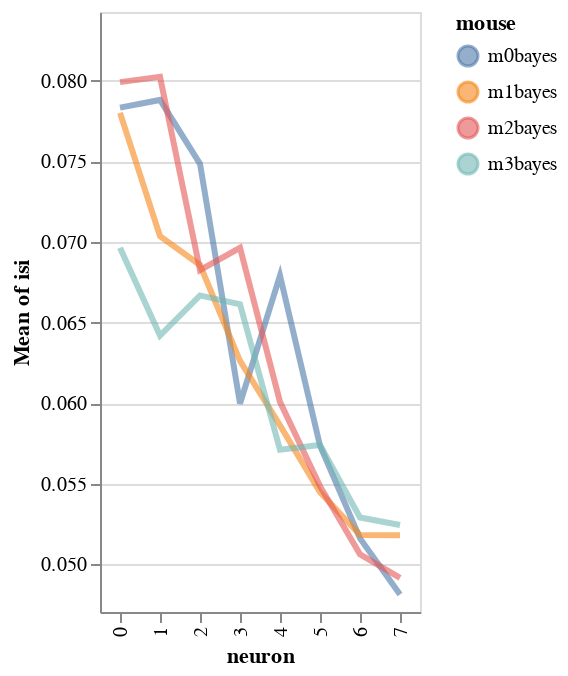

The notebook cell saved with this chart:
### Markdown cell above
## Appendix: Elements of interactivity (WIP)

### Code cell
import altair as alt
y='isi'
color='mouse'
x='neuron'

base=alt.Chart(df).encode(
            x=x,
            color=f'{color}',
            y=alt.Y(f'mean({y})',
                    scale=alt.Scale(zero=False,
                                    domain=list(np.quantile(df[y], [.05, .95])))),
)
highlight = alt.selection(type='single', on='mouseover',
                          fields=[color], nearest=True)


lines=base.mark_line(clip=True, fill=None, opacity=.6, ).encode(
            size=alt.condition(~highlight, alt.value(1), alt.value(3))
        )
points = base.mark_circle().encode(
    opacity=alt.value(0),
    #axis=alt.Axis(labels=False, tickCount=0, title='')
).add_selection(
    highlight
)

lines+points

### Figure 1 — Vega-Lite specification as saved in the notebook (floating-point values rounded to 4 significant figures)
{"config": {"view": {"continuousWidth": 400, "continuousHeight": 300}}, "layer": [{"mark": {"type": "line", "clip": true, "fill": null, "opacity": 0.6}, "encoding": {"color": {"type": "nominal", "field": "mouse"}, "size": {"condition": {"value": 1, "selection": {"not": "selector002"}}, "value": 3}, "x": {"type": "nominal", "field": "neuron"}, "y": {"type": "quantitative", "aggregate": "mean", "field": "isi", "scale": {"domain": [0.04704, 0.08428], "zero": false}}}}, {"mark": "circle", "encoding": {"color": {"type": "nominal", "field": "mouse"}, "opacity": {"value": 0}, "x": {"type": "nominal", "field": "neuron"}, "y": {"type": "quantitative", "aggregate": "mean", "field": "isi", "scale": {"domain": [0.04704, 0.08428], "zero": false}}}, "selection": {"selector002": {"type": "single", "on": "mouseover", "fields": ["mouse"], "nearest": true}}}], "data": {"name": "data-a85d715fbd001485978fdb3f59e26cd0"}, "$schema": "https://vega.github.io/schema/vega-lite/v4.8.1.json", "datasets": {"data-a85d715fbd001485978fdb3f59e26cd0": [{"neuron_code": 0, "i_trial": 0, "stim": 0, "mouse_code": 0, "neuron": "0", "mouse": "m0bayes", "neuron_x_mouse": "m0bayes0", "log_firing_rate": 2.016, "Firing rate": 103.6, "firing_rate": 103.6, "i_spike": 48.0, "isi": 0.07266}, {"neuron_code": 0, "i_trial": 0, "stim": 1, "mouse_code": 0, "neuron": "0", "mouse": "m0bayes", "neuron_x_mouse": "m0bayes0", "log_firing_rate": 1.845, "Firing rate": 69.96, "firing_rate": 69.96, "i_spike": 41.5, "isi": 0.08331}, {"neuron_code": 0, "i_trial": 1, "stim": 0, "mouse_code": 0, "neuron": "0", "mouse": "m0bayes", "neuron_x_mouse": "m0bayes0", "log_firing_rate": 1.763, "Firing rate": 57.92, "firing_rate": 57.92, "i_spike": 42.5, "isi": 0.08263}, {"neuron_code": 0, "i_trial": 1, "stim": 1, "mouse_code": 0, "neuron": "0", "mouse": "m0bayes", "neuron_x_mouse": "m0bayes0", "log_firing_rate": 1.711, "Firing rate": 51.37, "firing_rate": 51.37, "i_spike": 43.0, "isi": 0.07476}, {"neuron_code": 1, "i_trial": 0, "stim": 0, "mouse_code": 0, "neuron": "1", "mouse": "m0bayes", "neuron_x_mouse": "m0bayes1", "log_firing_rate": 3.529, "Firing rate": 3382.0, "firing_rate": 3382.0, "i_spike": 39.0, "isi": 0.08926}, {"neuron_code": 1, "i_trial": 0, "stim": 1, "mouse_code": 0, "neuron": "1", "mouse": "m0bayes", "neuron_x_mouse": "m0bayes1", "log_firing_rate": 1.929, "Firing rate": 85.02, "firing_rate": 85.02, "i_spike": 43.5, "isi": 0.08025}, {"neuron_code": 1, "i_trial": 1, "stim": 0, "mouse_code": 0, "neuron": "1", "mouse": "m0bayes", "neuron_x_mouse": "m0bayes1", "log_firing_rate": 1.893, "Firing rate": 78.1, "firing_rate": 78.1, "i_spike": 51.5, "isi": 0.06597}, {"neuron_code": 1, "i_trial": 1, "stim": 1, "mouse_code": 0, "neuron": "1", "mouse": "m0bayes", "neuron_x_mouse": "m0bayes1", "log_firing_rate": 1.804, "Firing rate": 63.67, "firing_rate": 63.67, "i_spike": 43.5, "isi": 0.07979}, {"neuron_code": 2, "i_trial": 0, "stim": 0, "mouse_code": 0, "neuron": "2", "mouse": "m0bayes", "neuron_x_mouse": "m0bayes2", "log_firing_rate": 1.888, "Firing rate": 77.21, "firing_rate": 77.21, "i_spike": 41.0, "isi": 0.0848}, {"neuron_code": 2, "i_trial": 0, "stim": 1, "mouse_code": 0, "neuron": "2", "mouse": "m0bayes", "neuron_x_mouse": "m0bayes2", "log_firing_rate": 2.327, "Firing rate": 212.1, "firing_rate": 212.1, "i_spike": 58.0, "isi": 0.0606}, {"neuron_code": 2, "i_trial": 1, "stim": 0, "mouse_code": 0, "neuron": "2", "mouse": "m0bayes", "neuron_x_mouse": "m0bayes2", "log_firing_rate": 1.987, "Firing rate": 97.09, "firing_rate": 97.09, "i_spike": 41.5, "isi": 0.08302}, {"neuron_code": 2, "i_trial": 1, "stim": 1, "mouse_code": 0, "neuron": "2", "mouse": "m0bayes", "neuron_x_mouse": "m0bayes2", "log_firing_rate": 1.787, "Firing rate": 61.18, "firing_rate": 61.18, "i_spike": 48.0, "isi": 0.07101}, {"neuron_code": 3, "i_trial": 0, "stim": 0, "mouse_code": 0, "neuron": "3", "mouse": "m0bayes", "neuron_x_mouse": "m0bayes3", "log_firing_rate": 2.429, "Firing rate": 268.7, "firing_rate": 268.7, "i_spike": 55.0, "isi": 0.06318}, {"neuron_code": 3, "i_trial": 0, "stim": 1, "mouse_code": 0, "neuron": "3", "mouse": "m0bayes", "neuron_x_mouse": "m0bayes3", "log_firing_rate": 2.262, "Firing rate": 182.8, "firing_rate": 182.8, "i_spike": 58.0, "isi": 0.05932}, {"neuron_code": 3, "i_trial": 1, "stim": 0, "mouse_code": 0, "neuron": "3", "mouse": "m0bayes", "neuron_x_mouse": "m0bayes3", "log_firing_rate": 1.76, "Firing rate": 57.48, "firing_rate": 57.48, "i_spike": 53.5, "isi": 0.06546}, {"neuron_code": 3, "i_trial": 1, "stim": 1, "mouse_code": 0, "neuron": "3", "mouse": "m0bayes", "neuron_x_mouse": "m0bayes3", "log_firing_rate": 2.238, "Firing rate": 172.9, "firing_rate": 172.9, "i_spike": 65.0, "isi": 0.05194}, {"neuron_code": 4, "i_trial": 0, "stim": 0, "mouse_code": 0, "neuron": "4", "mouse": "m0bayes", "neuron_x_mouse": "m0bayes4", "log_firing_rate": 1.678, "Firing rate": 47.6, "firing_rate": 47.6, "i_spike": 42.5, "isi": 0.08136}, {"neuron_code": 4, "i_trial": 0, "stim": 1, "mouse_code": 0, "neuron": "4", "mouse": "m0bayes", "neuron_x_mouse": "m0bayes4", "log_firing_rate": 2.127, "Firing rate": 133.9, "firing_rate": 133.9, "i_spike": 56.5, "isi": 0.06193}, {"neuron_code": 4, "i_trial": 1, "stim": 0, "mouse_code": 0, "neuron": "4", "mouse": "m0bayes", "neuron_x_mouse": "m0bayes4", "log_firing_rate": 1.941, "Firing rate": 87.29, "firing_rate": 87.29, "i_spike": 56.5, "isi": 0.06177}, {"neuron_code": 4, "i_trial": 1, "stim": 1, "mouse_code": 0, "neuron": "4", "mouse": "m0bayes", "neuron_x_mouse": "m0bayes4", "log_firing_rate": 1.77, "Firing rate": 58.9, "firing_rate": 58.9, "i_spike": 52.0, "isi": 0.06658}, {"neuron_code": 5, "i_trial": 0, "stim": 0, "mouse_code": 0, "neuron": "5", "mouse": "m0bayes", "neuron_x_mouse": "m0bayes5", "log_firing_rate": 1.944, "Firing rate": 87.95, "firing_rate": 87.95, "i_spike": 59.0, "isi": 0.05874}, {"neuron_code": 5, "i_trial": 0, "stim": 1, "mouse_code": 0, "neuron": "5", "mouse": "m0bayes", "neuron_x_mouse": "m0bayes5", "log_firing_rate": 2.131, "Firing rate": 135.3, "firing_rate": 135.3, "i_spike": 55.5, "isi": 0.06226}, {"neuron_code": 5, "i_trial": 1, "stim": 0, "mouse_code": 0, "neuron": "5", "mouse": "m0bayes", "neuron_x_mouse": "m0bayes5", "log_firing_rate": 1.999, "Firing rate": 99.83, "firing_rate": 99.83, "i_spike": 64.0, "isi": 0.05473}, {"neuron_code": 5, "i_trial": 1, "stim": 1, "mouse_code": 0, "neuron": "5", "mouse": "m0bayes", "neuron_x_mouse": "m0bayes5", "log_firing_rate": 1.933, "Firing rate": 85.76, "firing_rate": 85.76, "i_spike": 63.0, "isi": 0.05371}, {"neuron_code": 6, "i_trial": 0, "stim": 0, "mouse_code": 0, "neuron": "6", "mouse": "m0bayes", "neuron_x_mouse": "m0bayes6", "log_firing_rate": 2.309, "Firing rate": 203.6, "firing_rate": 203.6, "i_spike": 64.0, "isi": 0.0541}, {"neuron_code": 6, "i_trial": 0, "stim": 1, "mouse_code": 0, "neuron": "6", "mouse": "m0bayes", "neuron_x_mouse": "m0bayes6", "log_firing_rate": 1.946, "Firing rate": 88.35, "firing_rate": 88.35, "i_spike": 69.5, "isi": 0.05059}, {"neuron_code": 6, "i_trial": 1, "stim": 0, "mouse_code": 0, "neuron": "6", "mouse": "m0bayes", "neuron_x_mouse": "m0bayes6", "log_firing_rate": 2.063, "Firing rate": 115.6, "firing_rate": 115.6, "i_spike": 70.5, "isi": 0.04968}, {"neuron_code": 6, "i_trial": 1, "stim": 1, "mouse_code": 0, "neuron": "6", "mouse": "m0bayes", "neuron_x_mouse": "m0bayes6", "log_firing_rate": 2.001, "Firing rate": 100.2, "firing_rate": 100.2, "i_spike": 66.0, "isi": 0.05206}, {"neuron_code": 7, "i_trial": 0, "stim": 0, "mouse_code": 0, "neuron": "7", "mouse": "m0bayes", "neuron_x_mouse": "m0bayes7", "log_firing_rate": 2.407, "Firing rate": 255.2, "firing_rate": 255.2, "i_spike": 82.5, "isi": 0.04205}, {"neuron_code": 7, "i_trial": 0, "stim": 1, "mouse_code": 0, "neuron": "7", "mouse": "m0bayes", "neuron_x_mouse": "m0bayes7", "log_firing_rate": 2.079, "Firing rate": 120.0, "firing_rate": 120.0, "i_spike": 68.5, "isi": 0.05124}, {"neuron_code": 7, "i_trial": 1, "stim": 0, "mouse_code": 0, "neuron": "7", "mouse": "m0bayes", "neuron_x_mouse": "m0bayes7", "log_firing_rate": 1.878, "Firing rate": 75.57, "firing_rate": 75.57, "i_spike": 66.5, "isi": 0.05182}, {"neuron_code": 7, "i_trial": 1, "stim": 1, "mouse_code": 0, "neuron": "7", "mouse": "m0bayes", "neuron_x_mouse": "m0bayes7", "log_firing_rate": 1.943, "Firing rate": 87.7, "firing_rate": 87.7, "i_spike": 73.5, "isi": 0.04736}, {"neuron_code": 8, "i_trial": 0, "stim": 0, "mouse_code": 1, "neuron": "0", "mouse": "m1bayes", "neuron_x_mouse": "m1bayes0", "log_firing_rate": 1.854, "Firing rate": 71.42, "firing_rate": 71.42, "i_spike": 49.5, "isi": 0.06957}, {"neuron_code": 8, "i_trial": 0, "stim": 1, "mouse_code": 1, "neuron": "0", "mouse": "m1bayes", "neuron_x_mouse": "m1bayes0", "log_firing_rate": 2.46, "Firing rate": 288.5, "firing_rate": 288.5, "i_spike": 44.5, "isi": 0.07513}, {"neuron_code": 8, "i_trial": 1, "stim": 0, "mouse_code": 1, "neuron": "0", "mouse": "m1bayes", "neuron_x_mouse": "m1bayes0", "log_firing_rate": 1.82, "Firing rate": 66.05, "firing_rate": 66.05, "i_spike": 41.5, "isi": 0.08142}, {"neuron_code": 8, "i_trial": 1, "stim": 1, "mouse_code": 1, "neuron": "0", "mouse": "m1bayes", "neuron_x_mouse": "m1bayes0", "log_firing_rate": 2.127, "Firing rate": 133.9, "firing_rate": 133.9, "i_spike": 39.0, "isi": 0.08596}, {"neuron_code": 9, "i_trial": 0, "stim": 0, "mouse_code": 1, "neuron": "1", "mouse": "m1bayes", "neuron_x_mouse": "m1bayes1", "log_firing_rate": 1.963, "Firing rate": 91.88, "firing_rate": 91.88, "i_spike": 48.5, "isi": 0.06874}, {"neuron_code": 9, "i_trial": 0, "stim": 1, "mouse_code": 1, "neuron": "1", "mouse": "m1bayes", "neuron_x_mouse": "m1bayes1", "log_firing_rate": 1.783, "Firing rate": 60.64, "firing_rate": 60.64, "i_spike": 52.5, "isi": 0.06636}, {"neuron_code": 9, "i_trial": 1, "stim": 0, "mouse_code": 1, "neuron": "1", "mouse": "m1bayes", "neuron_x_mouse": "m1bayes1", "log_firing_rate": 1.739, "Firing rate": 54.77, "firing_rate": 54.77, "i_spike": 45.0, "isi": 0.07829}, {"neuron_code": 9, "i_trial": 1, "stim": 1, "mouse_code": 1, "neuron": "1", "mouse": "m1bayes", "neuron_x_mouse": "m1bayes1", "log_firing_rate": 2.186, "Firing rate": 153.5, "firing_rate": 153.5, "i_spike": 51.5, "isi": 0.06805}, {"neuron_code": 10, "i_trial": 0, "stim": 0, "mouse_code": 1, "neuron": "2", "mouse": "m1bayes", "neuron_x_mouse": "m1bayes2", "log_firing_rate": 1.985, "Firing rate": 96.56, "firing_rate": 96.56, "i_spike": 47.0, "isi": 0.07369}, {"neuron_code": 10, "i_trial": 0, "stim": 1, "mouse_code": 1, "neuron": "2", "mouse": "m1bayes", "neuron_x_mouse": "m1bayes2", "log_firing_rate": 2.014, "Firing rate": 103.2, "firing_rate": 103.2, "i_spike": 56.5, "isi": 0.06116}, {"neuron_code": 10, "i_trial": 1, "stim": 0, "mouse_code": 1, "neuron": "2", "mouse": "m1bayes", "neuron_x_mouse": "m1bayes2", "log_firing_rate": 1.632, "Firing rate": 42.89, "firing_rate": 42.89, "i_spike": 54.5, "isi": 0.06428}, {"neuron_code": 10, "i_trial": 1, "stim": 1, "mouse_code": 1, "neuron": "2", "mouse": "m1bayes", "neuron_x_mouse": "m1bayes2", "log_firing_rate": 1.724, "Firing rate": 53.01, "firing_rate": 53.01, "i_spike": 46.0, "isi": 0.07515}, {"neuron_code": 11, "i_trial": 0, "stim": 0, "mouse_code": 1, "neuron": "3", "mouse": "m1bayes", "neuron_x_mouse": "m1bayes3", "log_firing_rate": 1.743, "Firing rate": 55.32, "firing_rate": 55.32, "i_spike": 55.5, "isi": 0.06311}, {"neuron_code": 11, "i_trial": 0, "stim": 1, "mouse_code": 1, "neuron": "3", "mouse": "m1bayes", "neuron_x_mouse": "m1bayes3", "log_firing_rate": 2.852, "Firing rate": 711.5, "firing_rate": 711.5, "i_spike": 56.0, "isi": 0.06298}, {"neuron_code": 11, "i_trial": 1, "stim": 0, "mouse_code": 1, "neuron": "3", "mouse": "m1bayes", "neuron_x_mouse": "m1bayes3", "log_firing_rate": 2.242, "Firing rate": 174.5, "firing_rate": 174.5, "i_spike": 59.0, "isi": 0.05973}, {"neuron_code": 11, "i_trial": 1, "stim": 1, "mouse_code": 1, "neuron": "3", "mouse": "m1bayes", "neuron_x_mouse": "m1bayes3", "log_firing_rate": 1.962, "Firing rate": 91.69, "firing_rate": 91.69, "i_spike": 53.0, "isi": 0.06466}, {"neuron_code": 12, "i_trial": 0, "stim": 0, "mouse_code": 1, "neuron": "4", "mouse": "m1bayes", "neuron_x_mouse": "m1bayes4", "log_firing_rate": 2.024, "Firing rate": 105.7, "firing_rate": 105.7, "i_spike": 56.0, "isi": 0.06259}, {"neuron_code": 12, "i_trial": 0, "stim": 1, "mouse_code": 1, "neuron": "4", "mouse": "m1bayes", "neuron_x_mouse": "m1bayes4", "log_firing_rate": 1.85, "Firing rate": 70.8, "firing_rate": 70.8, "i_spike": 59.0, "isi": 0.05971}, {"neuron_code": 12, "i_trial": 1, "stim": 0, "mouse_code": 1, "neuron": "4", "mouse": "m1bayes", "neuron_x_mouse": "m1bayes4", "log_firing_rate": 1.959, "Firing rate": 90.94, "firing_rate": 90.94, "i_spike": 64.0, "isi": 0.05435}, {"neuron_code": 12, "i_trial": 1, "stim": 1, "mouse_code": 1, "neuron": "4", "mouse": "m1bayes", "neuron_x_mouse": "m1bayes4", "log_firing_rate": 1.747, "Firing rate": 55.86, "firing_rate": 55.86, "i_spike": 60.5, "isi": 0.05784}, {"neuron_code": 13, "i_trial": 0, "stim": 0, "mouse_code": 1, "neuron": "5", "mouse": "m1bayes", "neuron_x_mouse": "m1bayes5", "log_firing_rate": 1.958, "Firing rate": 90.7, "firing_rate": 90.7, "i_spike": 56.0, "isi": 0.06273}, {"neuron_code": 13, "i_trial": 0, "stim": 1, "mouse_code": 1, "neuron": "5", "mouse": "m1bayes", "neuron_x_mouse": "m1bayes5", "log_firing_rate": 2.068, "Firing rate": 117.0, "firing_rate": 117.0, "i_spike": 75.5, "isi": 0.04623}, {"neuron_code": 13, "i_trial": 1, "stim": 0, "mouse_code": 1, "neuron": "5", "mouse": "m1bayes", "neuron_x_mouse": "m1bayes5", "log_firing_rate": 1.854, "Firing rate": 71.41, "firing_rate": 71.41, "i_spike": 56.0, "isi": 0.06163}, {"neuron_code": 13, "i_trial": 1, "stim": 1, "mouse_code": 1, "neuron": "5", "mouse": "m1bayes", "neuron_x_mouse": "m1bayes5", "log_firing_rate": 2.407, "Firing rate": 255.0, "firing_rate": 255.0, "i_spike": 73.0, "isi": 0.04733}, {"neuron_code": 14, "i_trial": 0, "stim": 0, "mouse_code": 1, "neuron": "6", "mouse": "m1bayes", "neuron_x_mouse": "m1bayes6", "log_firing_rate": 1.896, "Firing rate": 78.66, "firing_rate": 78.66, "i_spike": 70.0, "isi": 0.05016}, {"neuron_code": 14, "i_trial": 0, "stim": 1, "mouse_code": 1, "neuron": "6", "mouse": "m1bayes", "neuron_x_mouse": "m1bayes6", "log_firing_rate": 2.092, "Firing rate": 123.6, "firing_rate": 123.6, "i_spike": 69.0, "isi": 0.05068}, {"neuron_code": 14, "i_trial": 1, "stim": 0, "mouse_code": 1, "neuron": "6", "mouse": "m1bayes", "neuron_x_mouse": "m1bayes6", "log_firing_rate": 2.291, "Firing rate": 195.6, "firing_rate": 195.6, "i_spike": 62.5, "isi": 0.05602}, {"neuron_code": 14, "i_trial": 1, "stim": 1, "mouse_code": 1, "neuron": "6", "mouse": "m1bayes", "neuron_x_mouse": "m1bayes6", "log_firing_rate": 1.94, "Firing rate": 87.11, "firing_rate": 87.11, "i_spike": 69.0, "isi": 0.0504}, {"neuron_code": 15, "i_trial": 0, "stim": 0, "mouse_code": 1, "neuron": "7", "mouse": "m1bayes", "neuron_x_mouse": "m1bayes7", "log_firing_rate": 1.922, "Firing rate": 83.52, "firing_rate": 83.52, "i_spike": 75.5, "isi": 0.04602}, {"neuron_code": 15, "i_trial": 0, "stim": 1, "mouse_code": 1, "neuron": "7", "mouse": "m1bayes", "neuron_x_mouse": "m1bayes7", "log_firing_rate": 2.424, "Firing rate": 265.3, "firing_rate": 265.3, "i_spike": 65.0, "isi": 0.05277}, {"neuron_code": 15, "i_trial": 1, "stim": 0, "mouse_code": 1, "neuron": "7", "mouse": "m1bayes", "neuron_x_mouse": "m1bayes7", "log_firing_rate": 2.03, "Firing rate": 107.0, "firing_rate": 107.0, "i_spike": 70.5, "isi": 0.04949}, {"neuron_code": 15, "i_trial": 1, "stim": 1, "mouse_code": 1, "neuron": "7", "mouse": "m1bayes", "neuron_x_mouse": "m1bayes7", "log_firing_rate": 1.75, "Firing rate": 56.28, "firing_rate": 56.28, "i_spike": 58.5, "isi": 0.05889}, {"neuron_code": 16, "i_trial": 0, "stim": 0, "mouse_code": 2, "neuron": "0", "mouse": "m2bayes", "neuron_x_mouse": "m2bayes0", "log_firing_rate": 2.025, "Firing rate": 106.0, "firing_rate": 106.0, "i_spike": 45.0, "isi": 0.07802}, {"neuron_code": 16, "i_trial": 0, "stim": 1, "mouse_code": 2, "neuron": "0", "mouse": "m2bayes", "neuron_x_mouse": "m2bayes0", "log_firing_rate": 1.714, "Firing rate": 51.74, "firing_rate": 51.74, "i_spike": 47.0, "isi": 0.07444}, {"neuron_code": 16, "i_trial": 1, "stim": 0, "mouse_code": 2, "neuron": "0", "mouse": "m2bayes", "neuron_x_mouse": "m2bayes0", "log_firing_rate": 2.016, "Firing rate": 103.7, "firing_rate": 103.7, "i_spike": 40.0, "isi": 0.0857}, {"neuron_code": 16, "i_trial": 1, "stim": 1, "mouse_code": 2, "neuron": "0", "mouse": "m2bayes", "neuron_x_mouse": "m2bayes0", "log_firing_rate": 1.781, "Firing rate": 60.43, "firing_rate": 60.43, "i_spike": 42.5, "isi": 0.08153}, {"neuron_code": 17, "i_trial": 0, "stim": 0, "mouse_code": 2, "neuron": "1", "mouse": "m2bayes", "neuron_x_mouse": "m2bayes1", "log_firing_rate": 1.696, "Firing rate": 49.67, "firing_rate": 49.67, "i_spike": 38.5, "isi": 0.0892}, {"neuron_code": 17, "i_trial": 0, "stim": 1, "mouse_code": 2, "neuron": "1", "mouse": "m2bayes", "neuron_x_mouse": "m2bayes1", "log_firing_rate": 2.037, "Firing rate": 108.9, "firing_rate": 108.9, "i_spike": 36.5, "isi": 0.09536}, {"neuron_code": 17, "i_trial": 1, "stim": 0, "mouse_code": 2, "neuron": "1", "mouse": "m2bayes", "neuron_x_mouse": "m2bayes1", "log_firing_rate": 2.196, "Firing rate": 156.9, "firing_rate": 156.9, "i_spike": 49.5, "isi": 0.07104}, {"neuron_code": 17, "i_trial": 1, "stim": 1, "mouse_code": 2, "neuron": "1", "mouse": "m2bayes", "neuron_x_mouse": "m2bayes1", "log_firing_rate": 2.119, "Firing rate": 131.5, "firing_rate": 131.5, "i_spike": 52.0, "isi": 0.06543}, {"neuron_code": 18, "i_trial": 0, "stim": 0, "mouse_code": 2, "neuron": "2", "mouse": "m2bayes", "neuron_x_mouse": "m2bayes2", "log_firing_rate": 2.297, "Firing rate": 198.4, "firing_rate": 198.4, "i_spike": 45.5, "isi": 0.07652}, {"neuron_code": 18, "i_trial": 0, "stim": 1, "mouse_code": 2, "neuron": "2", "mouse": "m2bayes", "neuron_x_mouse": "m2bayes2", "log_firing_rate": 1.928, "Firing rate": 84.68, "firing_rate": 84.68, "i_spike": 65.0, "isi": 0.05382}, {"neuron_code": 18, "i_trial": 1, "stim": 0, "mouse_code": 2, "neuron": "2", "mouse": "m2bayes", "neuron_x_mouse": "m2bayes2", "log_firing_rate": 2.183, "Firing rate": 152.3, "firing_rate": 152.3, "i_spike": 43.5, "isi": 0.07899}, {"neuron_code": 18, "i_trial": 1, "stim": 1, "mouse_code": 2, "neuron": "2", "mouse": "m2bayes", "neuron_x_mouse": "m2bayes2", "log_firing_rate": 2.312, "Firing rate": 205.2, "firing_rate": 205.2, "i_spike": 55.0, "isi": 0.0637}, {"neuron_code": 19, "i_trial": 0, "stim": 0, "mouse_code": 2, "neuron": "3", "mouse": "m2bayes", "neuron_x_mouse": "m2bayes3", "log_firing_rate": 1.82, "Firing rate": 66.12, "firing_rate": 66.12, "i_spike": 43.0, "isi": 0.07943}, {"neuron_code": 19, "i_trial": 0, "stim": 1, "mouse_code": 2, "neuron": "3", "mouse": "m2bayes", "neuron_x_mouse": "m2bayes3", "log_firing_rate": 2.767, "Firing rate": 584.5, "firing_rate": 584.5, "i_spike": 62.5, "isi": 0.056}, {"neuron_code": 19, "i_trial": 1, "stim": 0, "mouse_code": 2, "neuron": "3", "mouse": "m2bayes", "neuron_x_mouse": "m2bayes3", "log_firing_rate": 1.868, "Firing rate": 73.71, "firing_rate": 73.71, "i_spike": 42.5, "isi": 0.08142}, {"neuron_code": 19, "i_trial": 1, "stim": 1, "mouse_code": 2, "neuron": "3", "mouse": "m2bayes", "neuron_x_mouse": "m2bayes3", "log_firing_rate": 2.155, "Firing rate": 142.7, "firing_rate": 142.7, "i_spike": 56.0, "isi": 0.06171}, {"neuron_code": 20, "i_trial": 0, "stim": 0, "mouse_code": 2, "neuron": "4", "mouse": "m2bayes", "neuron_x_mouse": "m2bayes4", "log_firing_rate": 2.287, "Firing rate": 193.9, "firing_rate": 193.9, "i_spike": 63.5, "isi": 0.05519}, {"neuron_code": 20, "i_trial": 0, "stim": 1, "mouse_code": 2, "neuron": "4", "mouse": "m2bayes", "neuron_x_mouse": "m2bayes4", "log_firing_rate": 2.018, "Firing rate": 104.3, "firing_rate": 104.3, "i_spike": 63.5, "isi": 0.05255}, {"neuron_code": 20, "i_trial": 1, "stim": 0, "mouse_code": 2, "neuron": "4", "mouse": "m2bayes", "neuron_x_mouse": "m2bayes4", "log_firing_rate": 2.652, "Firing rate": 448.4, "firing_rate": 448.4, "i_spike": 54.0, "isi": 0.06477}, {"neuron_code": 20, "i_trial": 1, "stim": 1, "mouse_code": 2, "neuron": "4", "mouse": "m2bayes", "neuron_x_mouse": "m2bayes4", "log_firing_rate": 2.086, "Firing rate": 122.0, "firing_rate": 122.0, "i_spike": 52.0, "isi": 0.06781}, {"neuron_code": 21, "i_trial": 0, "stim": 0, "mouse_code": 2, "neuron": "5", "mouse": "m2bayes", "neuron_x_mouse": "m2bayes5", "log_firing_rate": 2.106, "Firing rate": 127.7, "firing_rate": 127.7, "i_spike": 65.5, "isi": 0.05323}, {"neuron_code": 21, "i_trial": 0, "stim": 1, "mouse_code": 2, "neuron": "5", "mouse": "m2bayes", "neuron_x_mouse": "m2bayes5", "log_firing_rate": 2.52, "Firing rate": 331.0, "firing_rate": 331.0, "i_spike": 60.5, "isi": 0.0554}, {"neuron_code": 21, "i_trial": 1, "stim": 0, "mouse_code": 2, "neuron": "5", "mouse": "m2bayes", "neuron_x_mouse": "m2bayes5", "log_firing_rate": 2.101, "Firing rate": 126.2, "firing_rate": 126.2, "i_spike": 51.5, "isi": 0.06726}, {"neuron_code": 21, "i_trial": 1, "stim": 1, "mouse_code": 2, "neuron": "5", "mouse": "m2bayes", "neuron_x_mouse": "m2bayes5", "log_firing_rate": 2.246, "Firing rate": 176.2, "firing_rate": 176.2, "i_spike": 80.5, "isi": 0.0435}, {"neuron_code": 22, "i_trial": 0, "stim": 0, "mouse_code": 2, "neuron": "6", "mouse": "m2bayes", "neuron_x_mouse": "m2bayes6", "log_firing_rate": 2.251, "Firing rate": 178.4, "firing_rate": 178.4, "i_spike": 63.5, "isi": 0.05414}, {"neuron_code": 22, "i_trial": 0, "stim": 1, "mouse_code": 2, "neuron": "6", "mouse": "m2bayes", "neuron_x_mouse": "m2bayes6", "log_firing_rate": 1.878, "Firing rate": 75.43, "firing_rate": 75.43, "i_spike": 71.5, "isi": 0.04859}, {"neuron_code": 22, "i_trial": 1, "stim": 0, "mouse_code": 2, "neuron": "6", "mouse": "m2bayes", "neuron_x_mouse": "m2bayes6", "log_firing_rate": 1.962, "Firing rate": 91.53, "firing_rate": 91.53, "i_spike": 69.0, "isi": 0.05059}, {"neuron_code": 22, "i_trial": 1, "stim": 1, "mouse_code": 2, "neuron": "6", "mouse": "m2bayes", "neuron_x_mouse": "m2bayes6", "log_firing_rate": 2.282, "Firing rate": 191.5, "firing_rate": 191.5, "i_spike": 71.0, "isi": 0.04915}, {"neuron_code": 23, "i_trial": 0, "stim": 0, "mouse_code": 2, "neuron": "7", "mouse": "m2bayes", "neuron_x_mouse": "m2bayes7", "log_firing_rate": 2.06, "Firing rate": 114.9, "firing_rate": 114.9, "i_spike": 75.5, "isi": 0.04541}, {"neuron_code": 23, "i_trial": 0, "stim": 1, "mouse_code": 2, "neuron": "7", "mouse": "m2bayes", "neuron_x_mouse": "m2bayes7", "log_firing_rate": 1.983, "Firing rate": 96.17, "firing_rate": 96.17, "i_spike": 74.5, "isi": 0.04688}, {"neuron_code": 23, "i_trial": 1, "stim": 0, "mouse_code": 2, "neuron": "7", "mouse": "m2bayes", "neuron_x_mouse": "m2bayes7", "log_firing_rate": 2.2, "Firing rate": 158.5, "firing_rate": 158.5, "i_spike": 72.5, "isi": 0.04799}, {"neuron_code": 23, "i_trial": 1, "stim": 1, "mouse_code": 2, "neuron": "7", "mouse": "m2bayes", "neuron_x_mouse": "m2bayes7", "log_firing_rate": 2.399, "Firing rate": 250.6, "firing_rate": 250.6, "i_spike": 62.0, "isi": 0.05632}, {"neuron_code": 24, "i_trial": 0, "stim": 0, "mouse_code": 3, "neuron": "0", "mouse": "m3bayes", "neuron_x_mouse": "m3bayes0", "log_firing_rate": 1.827, "Firing rate": 67.08, "firing_rate": 67.08, "i_spike": 40.5, "isi": 0.08518}, {"neuron_code": 24, "i_trial": 0, "stim": 1, "mouse_code": 3, "neuron": "0", "mouse": "m3bayes", "neuron_x_mouse": "m3bayes0", "log_firing_rate": 2.131, "Firing rate": 135.3, "firing_rate": 135.3, "i_spike": 49.5, "isi": 0.07}, {"neuron_code": 24, "i_trial": 1, "stim": 0, "mouse_code": 3, "neuron": "0", "mouse": "m3bayes", "neuron_x_mouse": "m3bayes0", "log_firing_rate": 1.885, "Firing rate": 76.79, "firing_rate": 76.79, "i_spike": 48.0, "isi": 0.07313}, {"neuron_code": 24, "i_trial": 1, "stim": 1, "mouse_code": 3, "neuron": "0", "mouse": "m3bayes", "neuron_x_mouse": "m3bayes0", "log_firing_rate": 1.949, "Firing rate": 88.89, "firing_rate": 88.89, "i_spike": 69.0, "isi": 0.05026}, {"neuron_code": 25, "i_trial": 0, "stim": 0, "mouse_code": 3, "neuron": "1", "mouse": "m3bayes", "neuron_x_mouse": "m3bayes1", "log_firing_rate": 1.833, "Firing rate": 68.01, "firing_rate": 68.01, "i_spike": 52.0, "isi": 0.06486}, {"neuron_code": 25, "i_trial": 0, "stim": 1, "mouse_code": 3, "neuron": "1", "mouse": "m3bayes", "neuron_x_mouse": "m3bayes1", "log_firing_rate": 1.724, "Firing rate": 52.96, "firing_rate": 52.96, "i_spike": 58.5, "isi": 0.05766}, {"neuron_code": 25, "i_trial": 1, "stim": 0, "mouse_code": 3, "neuron": "1", "mouse": "m3bayes", "neuron_x_mouse": "m3bayes1", "log_firing_rate": 1.72, "Firing rate": 52.49, "firing_rate": 52.49, "i_spike": 48.5, "isi": 0.07123}, {"neuron_code": 25, "i_trial": 1, "stim": 1, "mouse_code": 3, "neuron": "1", "mouse": "m3bayes", "neuron_x_mouse": "m3bayes1", "log_firing_rate": 2.09, "Firing rate": 123.1, "firing_rate": 123.1, "i_spike": 55.5, "isi": 0.06303}, {"neuron_code": 26, "i_trial": 0, "stim": 0, "mouse_code": 3, "neuron": "2", "mouse": "m3bayes", "neuron_x_mouse": "m3bayes2", "log_firing_rate": 1.856, "Firing rate": 71.72, "firing_rate": 71.72, "i_spike": 45.0, "isi": 0.07674}, {"neuron_code": 26, "i_trial": 0, "stim": 1, "mouse_code": 3, "neuron": "2", "mouse": "m3bayes", "neuron_x_mouse": "m3bayes2", "log_firing_rate": 1.82, "Firing rate": 66.13, "firing_rate": 66.13, "i_spike": 54.0, "isi": 0.06221}, {"neuron_code": 26, "i_trial": 1, "stim": 0, "mouse_code": 3, "neuron": "2", "mouse": "m3bayes", "neuron_x_mouse": "m3bayes2", "log_firing_rate": 1.895, "Firing rate": 78.6, "firing_rate": 78.6, "i_spike": 52.5, "isi": 0.06447}, {"neuron_code": 26, "i_trial": 1, "stim": 1, "mouse_code": 3, "neuron": "2", "mouse": "m3bayes", "neuron_x_mouse": "m3bayes2", "log_firing_rate": 2.124, "Firing rate": 133.2, "firing_rate": 133.2, "i_spike": 55.5, "isi": 0.06333}, {"neuron_code": 27, "i_trial": 0, "stim": 0, "mouse_code": 3, "neuron": "3", "mouse": "m3bayes", "neuron_x_mouse": "m3bayes3", "log_firing_rate": 1.663, "Firing rate": 46.02, "firing_rate": 46.02, "i_spike": 50.0, "isi": 0.06868}, {"neuron_code": 27, "i_trial": 0, "stim": 1, "mouse_code": 3, "neuron": "3", "mouse": "m3bayes", "neuron_x_mouse": "m3bayes3", "log_firing_rate": 2.066, "Firing rate": 116.4, "firing_rate": 116.4, "i_spike": 61.0, "isi": 0.05696}, {"neuron_code": 27, "i_trial": 1, "stim": 0, "mouse_code": 3, "neuron": "3", "mouse": "m3bayes", "neuron_x_mouse": "m3bayes3", "log_firing_rate": 1.897, "Firing rate": 78.85, "firing_rate": 78.85, "i_spike": 49.0, "isi": 0.06901}, {"neuron_code": 27, "i_trial": 1, "stim": 1, "mouse_code": 3, "neuron": "3", "mouse": "m3bayes", "neuron_x_mouse": "m3bayes3", "log_firing_rate": 2.304, "Firing rate": 201.4, "firing_rate": 201.4, "i_spike": 49.5, "isi": 0.06989}, {"neuron_code": 28, "i_trial": 0, "stim": 0, "mouse_code": 3, "neuron": "4", "mouse": "m3bayes", "neuron_x_mouse": "m3bayes4", "log_firing_rate": 1.932, "Firing rate": 85.52, "firing_rate": 85.52, "i_spike": 57.5, "isi": 0.0607}, {"neuron_code": 28, "i_trial": 0, "stim": 1, "mouse_code": 3, "neuron": "4", "mouse": "m3bayes", "neuron_x_mouse": "m3bayes4", "log_firing_rate": 2.019, "Firing rate": 104.5, "firing_rate": 104.5, "i_spike": 58.5, "isi": 0.05845}, {"neuron_code": 28, "i_trial": 1, "stim": 0, "mouse_code": 3, "neuron": "4", "mouse": "m3bayes", "neuron_x_mouse": "m3bayes4", "log_firing_rate": 2.874, "Firing rate": 748.1, "firing_rate": 748.1, "i_spike": 57.0, "isi": 0.06019}, {"neuron_code": 28, "i_trial": 1, "stim": 1, "mouse_code": 3, "neuron": "4", "mouse": "m3bayes", "neuron_x_mouse": "m3bayes4", "log_firing_rate": 3.521, "Firing rate": 3322.0, "firing_rate": 3322.0, "i_spike": 71.5, "isi": 0.04908}, {"neuron_code": 29, "i_trial": 0, "stim": 0, "mouse_code": 3, "neuron": "5", "mouse": "m3bayes", "neuron_x_mouse": "m3bayes5", "log_firing_rate": 1.88, "Firing rate": 75.8, "firing_rate": 75.8, "i_spike": 56.5, "isi": 0.06208}, {"neuron_code": 29, "i_trial": 0, "stim": 1, "mouse_code": 3, "neuron": "5", "mouse": "m3bayes", "neuron_x_mouse": "m3bayes5", "log_firing_rate": 1.877, "Firing rate": 75.35, "firing_rate": 75.35, "i_spike": 57.0, "isi": 0.06145}, {"neuron_code": 29, "i_trial": 1, "stim": 0, "mouse_code": 3, "neuron": "5", "mouse": "m3bayes", "neuron_x_mouse": "m3bayes5", "log_firing_rate": 2.161, "Firing rate": 144.8, "firing_rate": 144.8, "i_spike": 69.5, "isi": 0.05034}, {"neuron_code": 29, "i_trial": 1, "stim": 1, "mouse_code": 3, "neuron": "5", "mouse": "m3bayes", "neuron_x_mouse": "m3bayes5", "log_firing_rate": 1.839, "Firing rate": 69.01, "firing_rate": 69.01, "i_spike": 63.0, "isi": 0.05571}, {"neuron_code": 30, "i_trial": 0, "stim": 0, "mouse_code": 3, "neuron": "6", "mouse": "m3bayes", "neuron_x_mouse": "m3bayes6", "log_firing_rate": 1.981, "Firing rate": 95.8, "firing_rate": 95.8, "i_spike": 63.0, "isi": 0.05543}, {"neuron_code": 30, "i_trial": 0, "stim": 1, "mouse_code": 3, "neuron": "6", "mouse": "m3bayes", "neuron_x_mouse": "m3bayes6", "log_firing_rate": 2.183, "Firing rate": 152.4, "firing_rate": 152.4, "i_spike": 78.0, "isi": 0.04487}, {"neuron_code": 30, "i_trial": 1, "stim": 0, "mouse_code": 3, "neuron": "6", "mouse": "m3bayes", "neuron_x_mouse": "m3bayes6", "log_firing_rate": 2.102, "Firing rate": 126.4, "firing_rate": 126.4, "i_spike": 66.0, "isi": 0.05222}, {"neuron_code": 30, "i_trial": 1, "stim": 1, "mouse_code": 3, "neuron": "6", "mouse": "m3bayes", "neuron_x_mouse": "m3bayes6", "log_firing_rate": 1.872, "Firing rate": 74.4, "firing_rate": 74.4, "i_spike": 59.5, "isi": 0.05908}, {"neuron_code": 31, "i_trial": 0, "stim": 0, "mouse_code": 3, "neuron": "7", "mouse": "m3bayes", "neuron_x_mouse": "m3bayes7", "log_firing_rate": 1.994, "Firing rate": 98.7, "firing_rate": 98.7, "i_spike": 69.0, "isi": 0.05014}, {"neuron_code": 31, "i_trial": 0, "stim": 1, "mouse_code": 3, "neuron": "7", "mouse": "m3bayes", "neuron_x_mouse": "m3bayes7", "log_firing_rate": 1.938, "Firing rate": 86.72, "firing_rate": 86.72, "i_spike": 68.0, "isi": 0.05124}, {"neuron_code": 31, "i_trial": 1, "stim": 0, "mouse_code": 3, "neuron": "7", "mouse": "m3bayes", "neuron_x_mouse": "m3bayes7", "log_firing_rate": 2.197, "Firing rate": 157.5, "firing_rate": 157.5, "i_spike": 61.0, "isi": 0.05732}, {"neuron_code": 31, "i_trial": 1, "stim": 1, "mouse_code": 3, "neuron": "7", "mouse": "m3bayes", "neuron_x_mouse": "m3bayes7", "log_firing_rate": 2.274, "Firing rate": 187.8, "firing_rate": 187.8, "i_spike": 68.5, "isi": 0.05107}]}}
